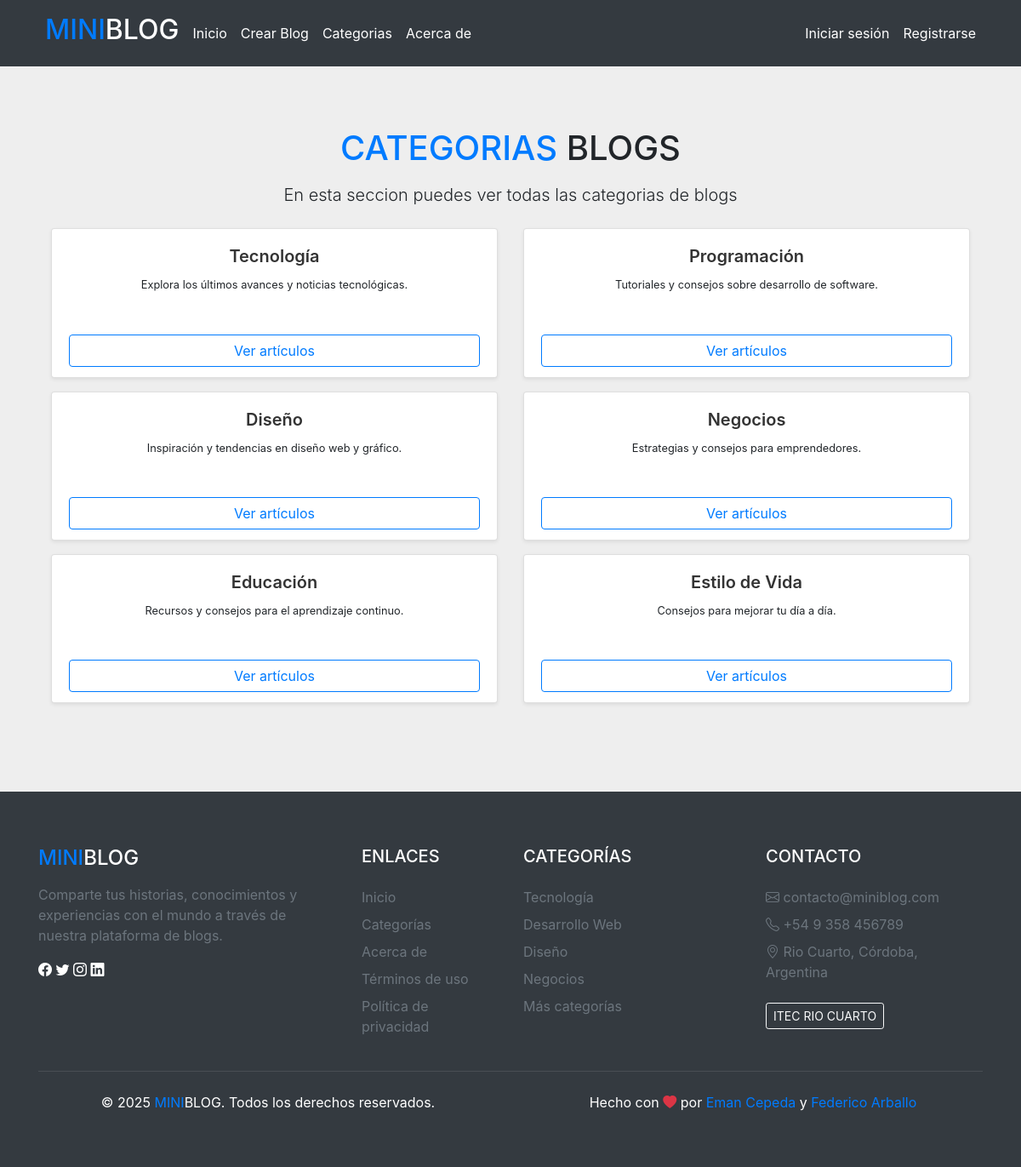
Screenshot of /categoria with the database file from the repository.
### models.py (models this page shows, shortened)
class Category(db.Model):
    id = db.Column(db.Integer, primary_key=True)
    name = db.Column(db.String(50), unique=True, nullable=False)
    slug = db.Column(db.String(60), unique=True, nullable=False)
    description = db.Column(db.Text, nullable=True)
    blogs = db.relationship('Blogs', backref='blog_category', lazy=True)

### app.py (the view)
    @app.route('/categoria')
    def categoria():
        categorias_db = Category.query.all()
        return render_template('categoria.html', categorias=categorias_db)

### templates/categoria.html (shortened to what this page needs)
{% extends "layout.html" %}
{% block content %}
<div class="container py-5 text-center">
    <h1 class="display-5 fw-bold mb-3"><span class="text-primary">CATEGORIAS</span> BLOGS</h1>
    <p class="lead">En esta seccion puedes ver todas las categorias de blogs</p>
    <div class="row row-cols-1 row-cols-md-2 row-cols-lg-3 g-4">
        {% for categoria in categorias %}
        <div class="col-6 my-2">
            <div class="card h-100 shadow-sm d-flex flex-column">
                <div class="card-body text-center flex-grow-1">
                    <h5 class="card-title">{{ categoria.name }}</h5>
                    <p class="card-texts">{{ categoria.description }}</p>
                </div>
                <div class="card-footer bg-transparent border-top-0">
                    <a href="{{ url_for('categoria_detalle', slug=categoria.slug) }}" class="btn btn-outline-primary w-100">Ver artículos</a>
                </div>
            </div>
        </div>
        {% endfor %}
    </div>
</div>
{% endblock %}

### templates/layout.html (shortened to what this page needs)
<!doctype html>
<html lang="es">
  <head>
    <link rel="stylesheet" href="{{ url_for('static', filename='css/stiles.css') }}">
    <link rel="stylesheet" href="https://stackpath.bootstrapcdn.com/bootstrap/4.3.1/css/bootstrap.min.css">
  </head>
  <body class="d-flex flex-column min-vh-100" style="background-color: #eeeeee; margin: 0; padding: 0;">
    <nav class="navbar navbar-expand-sm navbar-light bg-dark text-white">
      <div class="container">
        <h2 class="text-center p-2"><span class="text-primary">MINI</span>BLOG</h2>
        <div class="collapse navbar-collapse" id="collapsibleNavId">
          <ul class="navbar-nav mr-auto mt-2 mt-lg-0 ">
            <li class="nav-item">
              <a id="links" class="nav-link" href="{{ url_for('index') }}">Inicio</a>
            </li>
            <li class="nav-item">
              <a id="links" class="nav-link" href="{{ url_for('crear_blog') }}">Crear Blog</a>
            </li>
            <li class="nav-item">
              <a id="links" class="nav-link" href="{{ url_for('categoria') }}">Categorias</a>
            </li>
            <li class="nav-item">
              <a id="links" class="nav-link" href="{{ url_for('about') }}">Acerca de</a>
            </li>
          </ul>
          <ul class="navbar-nav ml-auto">
            {% if current_user.is_authenticated %}
              <li class="nav-item">
                <a id="User" class="nav-link" href="#">{{ current_user.username }} <i class="bi bi-check"></i></a>
              </li>
              <li class="nav-item">
                <a id="links" class="nav-link" href="{{ url_for('logout') }}">Cerrar sesión</a>
              </li>
            {% else %}
              <li class="nav-item">
                <a id="links" class="nav-link" href="{{ url_for('login') }}">Iniciar sesión</a>
              </li>
              <li class="nav-item">
                <a id="links" class="nav-link" href="{{ url_for('register') }}">Registrarse</a>
              </li>
            {% endif %}
          </ul>
        </div>
      </div>
    </nav>
    <main class="flex-grow-1">
      <div class="container mt-4">
      {% block content %}{% endblock %}
      </div>
    </main>
    <footer class="bg-dark text-white mt-5 w-100">
      <div class="container py-5">
        <div class="row g-4">
          <div class="col-md-4 mb-4 mb-md-0">
            <h4 class="d-flex align-items-center mb-3">
              <span class="text-primary fw-bold">MINI</span>BLOG
            </h4>
            <p class="text-muted">Comparte tus historias, conocimientos y experiencias con el mundo a través de nuestra plataforma de blogs.</p>
            <div class="social-links mt-3">
              <a href="#" class="text-white me-3" title="Facebook"><i class="bi bi-facebook fs-5"></i></a>
              <a href="#" class="text-white me-3" title="Twitter"><i class="bi bi-twitter fs-5"></i></a>
              <a href="#" class="text-white me-3" title="Instagram"><i class="bi bi-instagram fs-5"></i></a>
              <a href="#" class="text-white" title="LinkedIn"><i class="bi bi-linkedin fs-5"></i></a>
            </div>
          </div>
          <div class="col-md-2 col-6 mb-4 mb-md-0">
            <h5 class="text-uppercase mb-4">Enlaces</h5>
            <ul class="list-unstyled">
              <li class="mb-2"><a href="{{ url_for('index') }}" class="text-muted text-decoration-none">Inicio</a></li>
              <li class="mb-2"><a href="{{ url_for('categoria') }}" class="text-muted text-decoration-none">Categorías</a></li>
              <li class="mb-2"><a href="{{ url_for('about') }}" class="text-muted text-decoration-none">Acerca de</a></li>
              <li class="mb-2"><a href="#" class="text-muted text-decoration-none">Términos de uso</a></li>
              <li><a href="#" class="text-muted text-decoration-none">Política de privacidad</a></li>
            </ul>
          </div>
          <div class="col-md-3 col-6 mb-4 mb-md-0">
            <h5 class="text-uppercase mb-4">Categorías</h5>
            <ul class="list-unstyled">
              <li class="mb-2"><a href="#" class="text-muted text-decoration-none">Tecnología</a></li>
              <li class="mb-2"><a href="#" class="text-muted text-decoration-none">Desarrollo Web</a></li>
              <li class="mb-2"><a href="#" class="text-muted text-decoration-none">Diseño</a></li>
              <li class="mb-2"><a href="#" class="text-muted text-decoration-none">Negocios</a></li>
              <li><a href="#" class="text-muted text-decoration-none">Más categorías</a></li>
            </ul>
          </div>
          <div class="col-md-3">
            <h5 class="text-uppercase mb-4">Contacto</h5>
            <ul class="list-unstyled text-muted">
              <li class="mb-2"><i class="bi bi-envelope me-2"></i> contacto@miniblog.com</li>
              <li class="mb-2"><i class="bi bi-telephone me-2"></i> +54 9 358 456789</li>
              <li><i class="bi bi-geo-alt me-2"></i> Rio Cuarto, Córdoba, Argentina</li>
            </ul>
            <div class="mt-4">
              <button class="btn btn-outline-light btn-sm">ITEC RIO CUARTO</button>
            </div>
          </div>
        </div>
        <hr class="mt-4 mb-4" style="border-color: rgba(255,255,255,0.1);">
        <div class="row align-items-center">
          <div class="col-md-6 text-center text-md-start mb-3 mb-md-0">
            <p class="mb-0">&copy; 2025 <span class="text-primary">MINI</span>BLOG. Todos los derechos reservados.</p>
          </div>
          <div class="col-md-6 text-center text-md-end">
            <p class="mb-0">Hecho con <i class="bi bi-heart-fill text-danger"></i> por <a href="#" class="text-decoration-none text-primary">Eman Cepeda</a> y <a href="#" class="text-decoration-none text-primary">Federico Arballo</a></p>
          </div>
        </div>
      </div>
    </footer>
    <link rel="stylesheet" href="https://cdn.jsdelivr.net/npm/bootstrap-icons@1.13.1/font/bootstrap-icons.min.css">
  </body>
</html>

### static/css/stiles.css (style rules this page uses)
#links { color: #fff; }
html { position: relative; min-height: 100%; }
body { background-color: #eee5cc; display: flex; flex-direction: column; min-height: 100vh; }
.container { flex: 1; }
footer { position: relative; bottom: 0; width: 100%; background-color: #333; color: white; padding: 1rem; margin-top: auto; }
.container p { overflow:auto; }
.card { transition: transform 0.3s ease, box-shadow 0.3s ease; border: none; border-radius: 10px; }
.card-title { color: #333; font-weight: 600; }
.card-texts { font-size: 0.8rem; }
.btn-outline-primary { border-radius: 20px; padding: 5px 20px; }
.btn { padding: 8px 20px; border-radius: 20px; font-weight: 500; }

### rows the page displays
Category: name "Tecnología", description "Explora los últimos avances y noticias tecnológicas."
Category: name "Programación", description "Tutoriales y consejos sobre desarrollo de software."
Category: name "Diseño", description "Inspiración y tendencias en diseño web y gráfico."
Category: name "Negocios", description "Estrategias y consejos para emprendedores."
Category: name "Educación", description "Recursos y consejos para el aprendizaje continuo."
Category: name "Estilo de Vida", description "Consejos para mejorar tu día a día."
